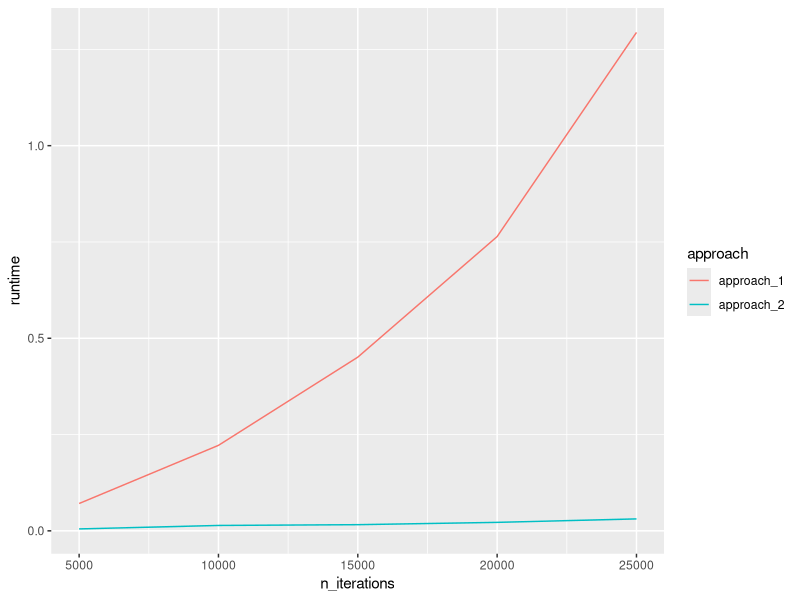
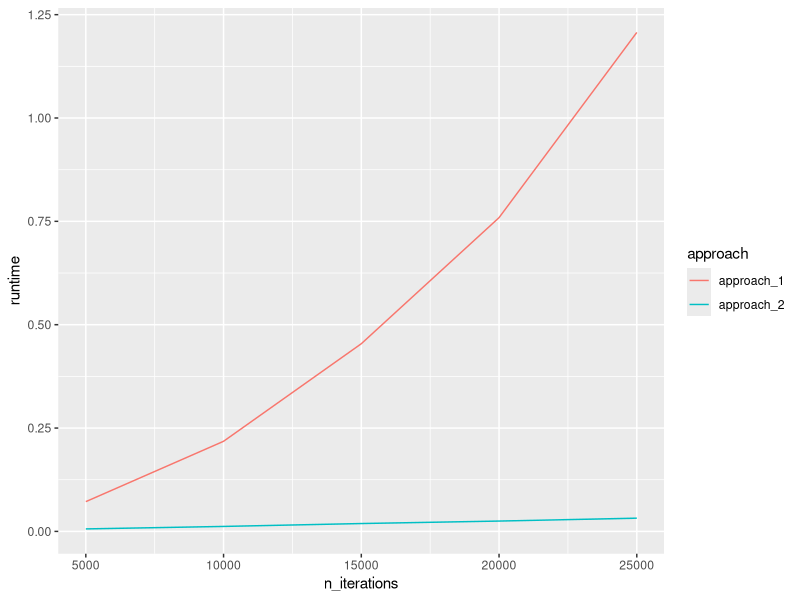

Reproduce these figures in R, in order.
## ---- chunk 1
knitr::opts_chunk$set(warning = FALSE, message = FALSE)
## ---- chunk 2
library(tidyverse)
## ---- chunk 3
fruits <- list("apple", "mango", "peach")

for (x in fruits) {
  print(paste("I like", x))
}
## ---- chunk 4
  x <- 1:50
  y <- 51:100
  z <- NULL
for (i in 1:length(x)){
  z <- c(z, x[i] + y[i])
}
z
## ---- chunk 5
n_iterations <- (1:5)*5000
approach_1 <- vector("double", length(n_iterations))
approach_2 <- vector("double", length(n_iterations))

for (i in 1:length(n_iterations)){
  n <- n_iterations[i]
  vector_of_1 <- NULL
  approach_1[i] <- system.time(
    for (j in 1:n){
      vector_of_1 <- c(vector_of_1, 1)
    }
  )[3]
  vector_of_1 <- vector(mode = "double", length=n)
  approach_2[i] <- system.time(
    for (j in 1:n){
      vector_of_1[j] <- 1
    }
  )[3]
}

tibble(n_iterations, approach_1, approach_2) |>
  pivot_longer(2:3, names_to = "approach", values_to = "runtime") |>
  ggplot(aes(x=n_iterations, y=runtime, color=approach)) +
  geom_line()

###

n_iterations <- (1:5)*5000
approach_1 <- vector("double", length(n_iterations))
approach_2 <- vector("double", length(n_iterations))

for (i in 1:length(n_iterations)){
  n <- n_iterations[i]
  vector_of_1 <- NULL
  approach_1[i] <- system.time(
    for (j in 1:n){
      vector_of_1 <- c(vector_of_1, 1)
    }
  )[3]
  vector_of_1 <- vector(mode = "double", length=n)
  approach_2[i] <- system.time(
    for (j in 1:n){
      vector_of_1[j] <- 1
    }
  )[3]
}

tibble(n_iterations, approach_1, approach_2) |>
  pivot_longer(2:3, names_to = "approach", values_to = "runtime") |>
  ggplot(aes(x=n_iterations, y=runtime, color=approach)) +
  geom_line()
## ---- chunk 6
for (i in 1:5) {
  print(i)
}
## ---- chunk 7
set <- c(letters, " ", ",", "!")
x <- 1
n <- 1000
for (x in 1:n){
  if(x == 1){
    current_letter <- sample(LETTERS, 1)
    monkey <- current_letter
  } else {
    if(last_letter == "!" & x != n){
      current_letter <- str_c(" ", sample(LETTERS, 1))
    } else if(last_letter == "," & x != n){
      current_letter <- str_c(" ", sample(letters, 1))
    } else if(last_letter %in% c(",", "!") & x == n){
      current_letter <- " "
    } else if(last_letter == " "){
      current_letter <- sample(letters, 1)
    } else if (str_count(last_letter) == 2){
      current_letter <- ""
    } else {
      current_letter <- sample(set, 1)
    }
    monkey <- str_c(monkey, current_letter)
  }
  last_letter <- current_letter
}
